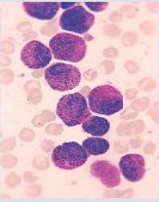
#> input picture Assignment-2_Ignatius/seldarah.png, 159 x 202 px
$ python 494097_Tugas2.py
#> lines starting #> are read from the running program, lines starting #| are printed output that depends on the picture; after the words box and inside, x2 and y2 are one past the last pixel; in counts of white or black regions, pixels touching at a corner belong together
import cv2
import numpy as np
import matplotlib.pyplot as plt


image = cv2.imread('seldarah.png')
#> image is the input picture: shape (202, 159, 3); mean B, G, R 196.8, 179, 218.6

green_channel = image[:, :, 2]
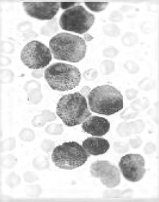
#> green_channel: shape (202, 159); min 59, max 255, mean 218.6

green_blur = cv2.GaussianBlur(green_channel, (5, 5), 0)
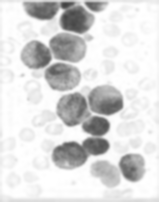
#> green_blur: shape (202, 159); min 64, max 255, mean 218.6

edges = cv2.Canny(green_blur, 50, 150)
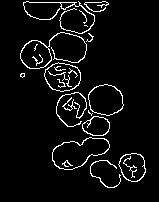
#> edges: shape (202, 159); 5.5% white in thin lines or dots, all inside (x1, y1, x2, y2) = (20, 1, 146, 188)

kernel = cv2.getStructuringElement(cv2.MORPH_ELLIPSE, (5, 5))
closing = cv2.morphologyEx(edges, cv2.MORPH_CLOSE, kernel, iterations=3)
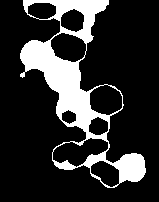
#> closing: shape (202, 159); 18.4% white; 1 white region

contours, _ = cv2.findContours(closing, cv2.RETR_EXTERNAL, cv2.CHAIN_APPROX_SIMPLE)
#> contours = 1 contour; box (x1, y1, x2, y2) and area: (20, 0, 146, 188) 9615
filled_mask = np.zeros_like(green_channel)
cv2.drawContours(filled_mask, contours, -1, (255), thickness=cv2.FILLED)
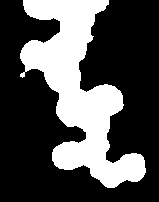
#> filled_mask: shape (202, 159); 31.1% white; 1 white region, box (x1, y1, x2, y2) and area: (20, 0, 146, 188) 9984

segmented_result = image.copy()
cv2.drawContours(segmented_result, contours, -1, (0, 255, 0), 2)
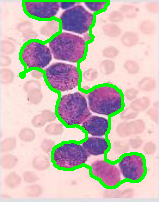
#> segmented_result: shape (202, 159, 3); 8% of pixels changed, all inside (x1, y1, x2, y2) = (19, 0, 147, 189)

plt.figure(figsize=(12, 8))
plt.subplot(231), plt.imshow(cv2.cvtColor(image, cv2.COLOR_BGR2RGB)), plt.title('Original')
plt.subplot(232), plt.imshow(green_channel, cmap='gray'), plt.title('Green Channel')
plt.subplot(233), plt.imshow(edges, cmap='gray'), plt.title('Canny Edge (Red)')
plt.subplot(234), plt.imshow(closing, cmap='gray'), plt.title('Morphology Closing')
plt.subplot(235), plt.imshow(filled_mask, cmap='gray'), plt.title('Filled Mask')
plt.subplot(236), plt.imshow(cv2.cvtColor(segmented_result, cv2.COLOR_BGR2RGB)), plt.title('Segmented Contours')

plt.tight_layout()
plt.show()
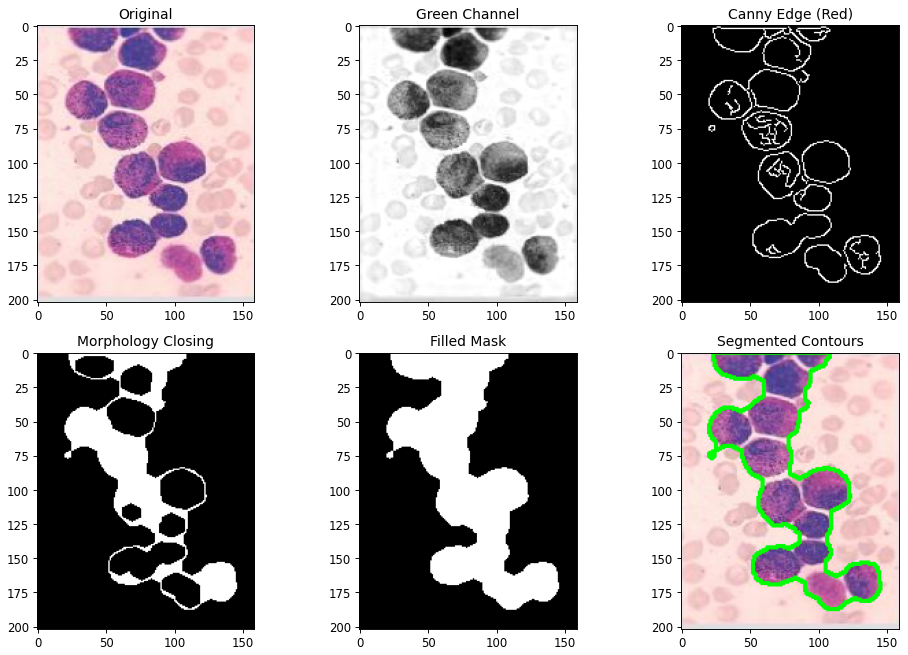
#> figure drawn by matplotlib, 6 panels

cv2.imwrite('segmented_cells.png', segmented_result)
